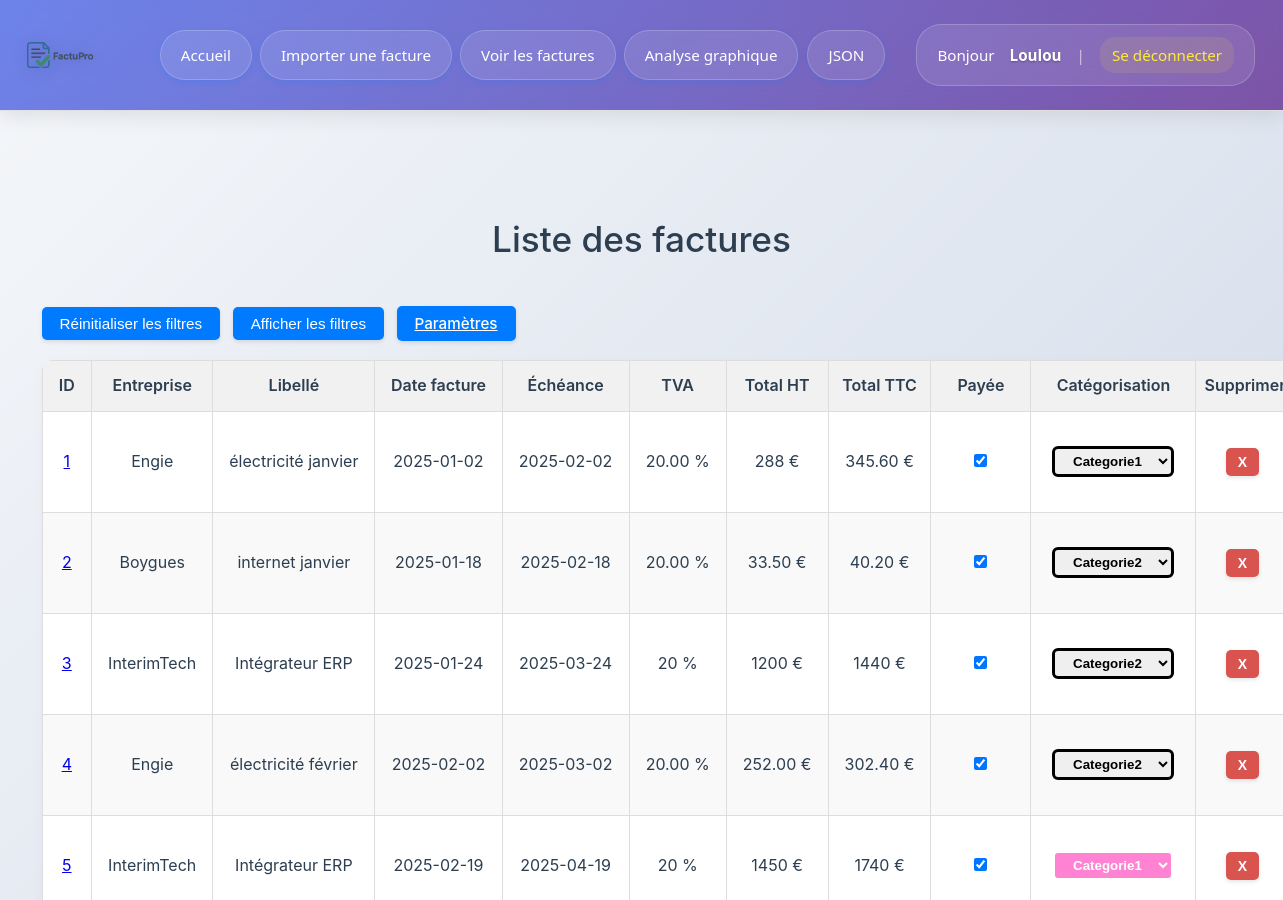
The page /factures (signed in, upper part) on the database as committed earlier.
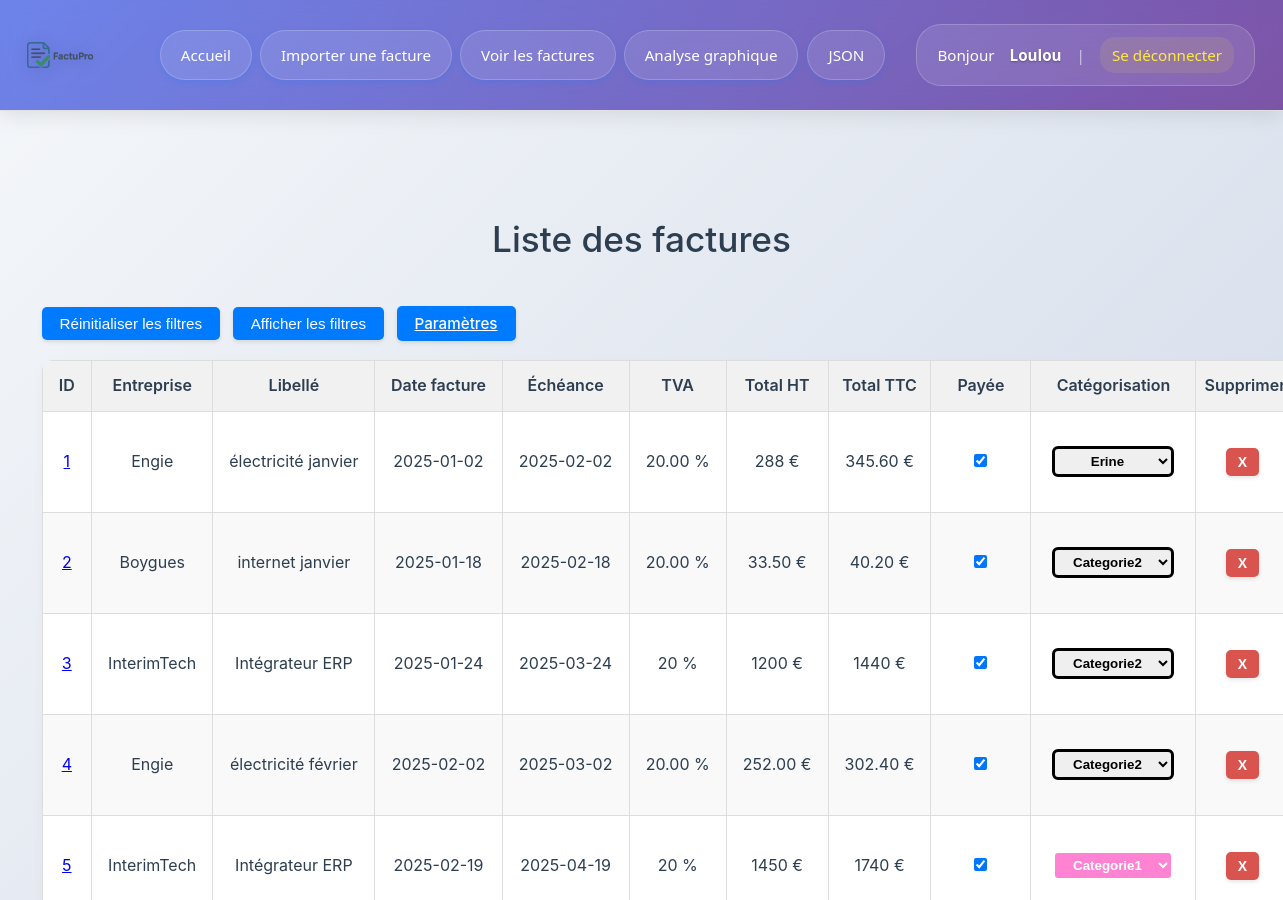
The same page on the database as committed later.
### tables this page shows
CREATE TABLE factures (
            id INTEGER PRIMARY KEY AUTOINCREMENT,
            fournisseur TEXT,
            date_facture TEXT,
            numero_facture TEXT,
            montant_total TEXT,
            TVA TEXT,
            utilisateur_id INTEGER,
            nom_fichier TEXT,
            facture_payee INTEGER DEFAULT 0,
            numero_client TEXT,
            echeance TEXT,
            somme_finale TEXT, categorie TEXT DEFAULT "Non-catégorisée",
            FOREIGN KEY (utilisateur_id) REFERENCES utilisateurs(id)
        );

### app.py (the view)
@app.route('/factures')
def afficher_factures():
    conn = sqlite3.connect('factures.db')
    conn.row_factory = sqlite3.Row
    c = conn.cursor()
    c.execute('SELECT * FROM factures WHERE utilisateur_id = ?', (session['utilisateur_id'],))
    factures = c.fetchall()
    conn.close()
    categories = get_categories()
    return render_template('factures.html', factures=factures, categories=categories)

### app.py (called while the page is built)
@app.before_request
def verifier_connexion():
    if request.endpoint in ['upload', 'afficher_factures', 'analyse'] and 'utilisateur_id' not in session:
        return redirect(url_for('login'))

def get_categories():
    conn = sqlite3.connect('categories.db')
    conn.row_factory = sqlite3.Row
    cursor = conn.cursor()
    cursor.execute("SELECT nom_categorie, couleur FROM categories")
    categories = cursor.fetchall()
    conn.close()
    return categories

@app.context_processor
def injecter_pseudo():
    return {"pseudo": session.get("pseudo")}

### templates/factures.html (shortened to what this page needs)
<!DOCTYPE html>
<html lang="fr">
<head>
    <link rel="stylesheet" href="{{ url_for('static', filename='style.css') }}">
</head>
<body>
    {% include 'header.html' %}
    <div class="container">
        <h1>Liste des factures</h1>
        <button type="button" id="reset-filters-btn" class="standard-btn">Réinitialiser les filtres</button>
        <button id="toggle-filters-btn" class="standard-btn">Afficher les filtres</button>
        <a href="/parametres" class="standard-btn">Paramètres</a>
        <table id="table-factures">
          <thead>
            <tr>
                <th>ID</th>
                <th>Entreprise <br>
                </th>
                <th>Libellé <br>
                </th>
                <th>Date facture
                </th>
                <th>Échéance
                </th>
                <th>TVA</th>
                <th>Total HT</th>
                <th>Total TTC</th>
                <th>Payée <br>
                </th>
                <th>
                  Catégorisation <br>
                </th>
                <th>Supprimer</th>
            </tr>
          </thead>
          <tbody>
            {% for f in factures %}
            <tr>
              <td>
                {% if f['nom_fichier'] %}
                  <a href="{{ url_for('telecharger_fichier', filename=f['nom_fichier']) }}" target="_blank" title="Télécharger la facture {{ f['id'] }}">
                    {{ f['id'] }}
                  </a>
                {% else %}
                  {{ f['id'] }}
                {% endif %}
              </td>
              <td>{{ f['fournisseur'] }}</td>
              <td>{{ f['numero_facture'] }}</td>
              <td>{{ f['date_facture'] }}</td>
              <td>{{ f['echeance'] }}</td>
              <td>{{ f['TVA'] }} %</td>
              <td>{{ f['somme_finale'] }} €</td>
              <td>{{ f['montant_total'] }} €</td>
              <td>
                <form action="{{ url_for('toggle_payee', facture_id=f['id']) }}" method="post">
                  <input type="checkbox" name="checkbox_paiement" {% if f['facture_payee'] == 1 %}checked{% endif %} onchange="this.form.submit()">
                </form>
              </td>
              <td class="categorie-cell {{ f['categorie']|lower|replace(' ', '_')|replace('é', 'e')|replace('-', '_') }}">
<form method="POST" action="{{ url_for('modifier_categorie', facture_id=f['id']) }}">
  <select name="categorie" onchange="this.form.submit()">
    {% for cat in categories %}
      <option value="{{ cat['nom_categorie'] }}" {% if f['categorie'] == cat['nom_categorie'] %}selected{% endif %}>
        {{ cat['nom_categorie'] }}
      </option>
    {% endfor %}
  </select>
</form>
              </td>
              <td>
                <form method="POST" action="/supprimer/{{ f['id'] }}" onsubmit="return confirm('Confirmer la suppression ?');">
                  <button type="submit" class="danger">X</button>
                </form>
              </td>
            </tr>
            {% endfor %}
          </tbody>
        </table>
    </div>
</body>
</html>

### templates/header.html (shortened to what this page needs)
<!DOCTYPE html>
<html lang="fr">
<head>
</head>
<body>
    <header class="header">
        <div class="header-content">
            <div class="left-section">
                <div class="logo">
                    <img src="/static/logo.png" alt="Logo">
                </div>
                <nav class="nav-links">
                    <a href="/">Accueil</a>
                    <a href="/upload">Importer une facture</a>
                    <a href="/factures">Voir les factures</a>
                    <a href="/analyse">Analyse graphique</a>
                    <a href="/factures/json/page">JSON</a>
                </nav>
            </div>
            <div class="user-info">
                Bonjour <strong>{{ pseudo }}</strong>
                <span class="separator">|</span>
                <a href="/logout" class="logout-link">Se déconnecter</a>
            </div>
        </div>
    </header>
</body>
</html>

### templates/header.html (style rules this page uses)
* { margin: 0; padding: 0; box-sizing: border-box; }
.header { background: linear-gradient(135deg, #667eea 0%, #764ba2 100%); box-shadow: 0 4px 20px rgba(0, 0, 0, 0.1); padding: 0; position: relative; overflow: hidden; }
.header::before { content: ''; position: absolute; top: 0; left: 0; right: 0; bottom: 0; background: rgba(255, 255, 255, 0.05); backdrop-filter: blur(10px); }
.header-content { display: flex; align-items: center; justify-content: space-between; padding: 15px 40px 15px 20px; position: relative; z-index: 2; max-width: 1400px; margin: 0 auto; }
.left-section { display: flex; align-items: center; gap: 50px; flex: 1; max-width: 70%; }
.logo { display: flex; align-items: center; flex-shrink: 0; margin-right: 10px; }
.logo img { height: 80px; width: auto; filter: drop-shadow(0 2px 8px rgba(0, 0, 0, 0.2)); transition: transform 0.3s ease; }
.nav-links { display: flex; align-items: center; gap: 8px; }
.nav-links a { color: white; text-decoration: none; padding: 12px 20px; border-radius: 25px; font-weight: 500; font-size: 0.95em; transition: all 0.3s cubic-bezier(0.4, 0, 0.2, 1); position: relative; overflow: hidden; background: rgba(255, 255, 255, 0.1); backdrop-filter: blur(10px); border: 1px solid rgba(255, 255, 255, 0.2); }
.nav-links a::before { content: ''; position: absolute; top: 0; left: -100%; width: 100%; height: 100%; background: linear-gradient(90deg, transparent, rgba(255, 255, 255, 0.2), transparent); transition: left 0.5s; }
.user-info { color: white; font-size: 0.95em; font-weight: 500; display: flex; align-items: center; gap: 15px; background: rgba(255, 255, 255, 0.1); backdrop-filter: blur(10px); padding: 12px 20px; border-radius: 25px; border: 1px solid rgba(255, 255, 255, 0.2); flex-shrink: 0; margin-left: 40px; }
.user-info strong { color: #fff; text-shadow: 0 1px 2px rgba(0, 0, 0, 0.3); }
.user-info .separator { color: rgba(255, 255, 255, 0.6); font-weight: 300; }
.logout-link { color: #ffeb3b !important; text-decoration: none; font-weight: 600; transition: all 0.3s ease; padding: 6px 12px; border-radius: 15px; background: rgba(255, 235, 59, 0.1); }
.header-content > * { animation: slideInFromTop 0.6s ease-out; }
.nav-links a:nth-child(1) { animation-delay: 0.1s; }
.nav-links a:nth-child(2) { animation-delay: 0.2s; }
.nav-links a:nth-child(3) { animation-delay: 0.3s; }
.nav-links a:nth-child(4) { animation-delay: 0.4s; }
.nav-links a:nth-child(5) { animation-delay: 0.5s; }

Rows that differ between the two databases and show on the page:
changed factures "électricité janvier": categorie "Categorie1" → "Erine"
